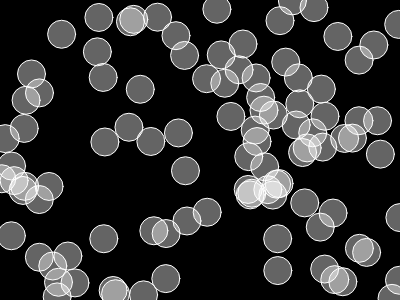
Frame 1 (no input)
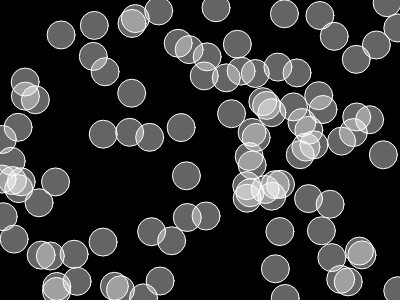
Frame 60 (no input)
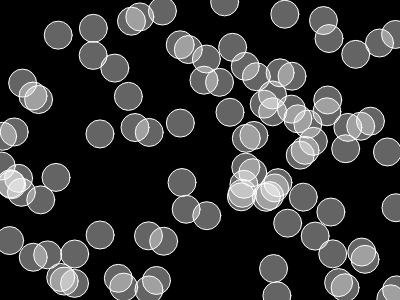
Frame 120 (the mouse pressed at the canvas centre since frame 60)

The p5.js sketch that drew these frames (run headless with seeded random() and noise() and a simulated clock; from frame 60 on, the mouse is pressed at the canvas centre):

// p5.js sketch
// ── sketch.js
var particles;

function setup() {
  createCanvas(400, 300);
  particles = new Array(100);
  for (var i = 0; i < particles.length; i++) {
    particles[i] = new Particle(random(width), random(height));
  }
}

function draw() {
  background(0);

  for (var i = 0; i < particles.length; i++) {
    particles[i].display();
    particles[i].move();
  }
}

// ── particle.js
function Particle(tempX, tempY) {
  this.x = tempX;
  this.y = tempY;


  this.display = function() {
    stroke(255);
    fill(255, 100);
    ellipse(this.x, this.y, 28, 28);
  }

  this.move = function() {
    this.x = this.x + random(-1, 1);
    this.y = this.y + random(-1, 1);
    if (this.y < 0) {
      this.y = height;
    } 

    if (this.y > height) {
      this.y = 0;
    }
    if (this.x < 0) {
      this.x = width;
    } 

    if (this.x > width) {
      this.x = 0;
    }
  }
}
